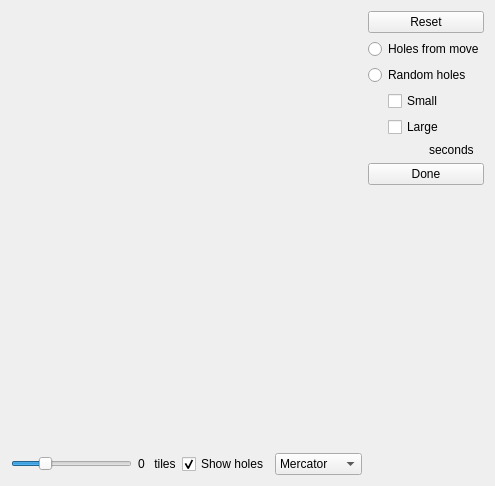
<?xml version="1.0" encoding="UTF-8"?>
<ui version="4.0">
 <class>Form</class>
 <widget class="QWidget" name="Form">
  <property name="geometry">
   <rect>
    <x>0</x>
    <y>0</y>
    <width>495</width>
    <height>486</height>
   </rect>
  </property>
  <property name="windowTitle">
   <string>Form</string>
  </property>
  <layout class="QHBoxLayout" name="horizontalLayout">
   <item>
    <layout class="QVBoxLayout" name="verticalLayout_2">
     <item>
      <widget class="QWidget" name="content" native="true">
       <property name="sizePolicy">
        <sizepolicy hsizetype="Expanding" vsizetype="Expanding">
         <horstretch>0</horstretch>
         <verstretch>0</verstretch>
        </sizepolicy>
       </property>
      </widget>
     </item>
     <item>
      <layout class="QHBoxLayout" name="horizontalLayout_2">
       <item>
        <widget class="QSlider" name="rotate">
         <property name="minimum">
          <number>-180</number>
         </property>
         <property name="maximum">
          <number>180</number>
         </property>
         <property name="pageStep">
          <number>15</number>
         </property>
         <property name="value">
          <number>-90</number>
         </property>
         <property name="orientation">
          <enum>Qt::Horizontal</enum>
         </property>
        </widget>
       </item>
       <item>
        <widget class="QLabel" name="count">
         <property name="text">
          <string>0</string>
         </property>
        </widget>
       </item>
       <item>
        <widget class="QLabel" name="label">
         <property name="text">
          <string> tiles</string>
         </property>
        </widget>
       </item>
       <item>
        <widget class="QCheckBox" name="showholes">
         <property name="text">
          <string>Show holes</string>
         </property>
         <property name="checked">
          <bool>true</bool>
         </property>
        </widget>
       </item>
       <item>
        <widget class="QComboBox" name="projection">
         <property name="sizePolicy">
          <sizepolicy hsizetype="Minimum" vsizetype="Fixed">
           <horstretch>0</horstretch>
           <verstretch>0</verstretch>
          </sizepolicy>
         </property>
         <property name="minimumSize">
          <size>
           <width>85</width>
           <height>0</height>
          </size>
         </property>
         <property name="currentIndex">
          <number>0</number>
         </property>
         <item>
          <property name="text">
           <string>Mercator</string>
          </property>
         </item>
         <item>
          <property name="text">
           <string>Sinusoidal</string>
          </property>
         </item>
         <item>
          <property name="text">
           <string>Flat</string>
          </property>
         </item>
        </widget>
       </item>
      </layout>
     </item>
    </layout>
   </item>
   <item>
    <layout class="QVBoxLayout" name="verticalLayout">
     <item>
      <widget class="QPushButton" name="reset">
       <property name="text">
        <string>Reset</string>
       </property>
      </widget>
     </item>
     <item>
      <widget class="QRadioButton" name="domove">
       <property name="text">
        <string>Holes from move</string>
       </property>
      </widget>
     </item>
     <item>
      <widget class="QRadioButton" name="random">
       <property name="text">
        <string>Random holes</string>
       </property>
      </widget>
     </item>
     <item>
      <layout class="QVBoxLayout" name="verticalLayout_3">
       <property name="leftMargin">
        <number>20</number>
       </property>
       <property name="topMargin">
        <number>0</number>
       </property>
       <item>
        <widget class="QCheckBox" name="small">
         <property name="text">
          <string>Small</string>
         </property>
        </widget>
       </item>
       <item>
        <widget class="QCheckBox" name="large">
         <property name="text">
          <string>Large</string>
         </property>
        </widget>
       </item>
      </layout>
     </item>
     <item>
      <layout class="QHBoxLayout" name="horizontalLayout_3">
       <property name="topMargin">
        <number>0</number>
       </property>
       <item>
        <widget class="QLabel" name="time">
         <property name="text">
          <string/>
         </property>
        </widget>
       </item>
       <item>
        <widget class="QLabel" name="label_2">
         <property name="text">
          <string>seconds</string>
         </property>
        </widget>
       </item>
      </layout>
     </item>
     <item>
      <widget class="QPushButton" name="done">
       <property name="text">
        <string>Done</string>
       </property>
      </widget>
     </item>
     <item>
      <spacer name="verticalSpacer">
       <property name="orientation">
        <enum>Qt::Vertical</enum>
       </property>
       <property name="sizeHint" stdset="0">
        <size>
         <width>20</width>
         <height>40</height>
        </size>
       </property>
      </spacer>
     </item>
    </layout>
   </item>
  </layout>
 </widget>
 <resources/>
 <connections/>
</ui>
